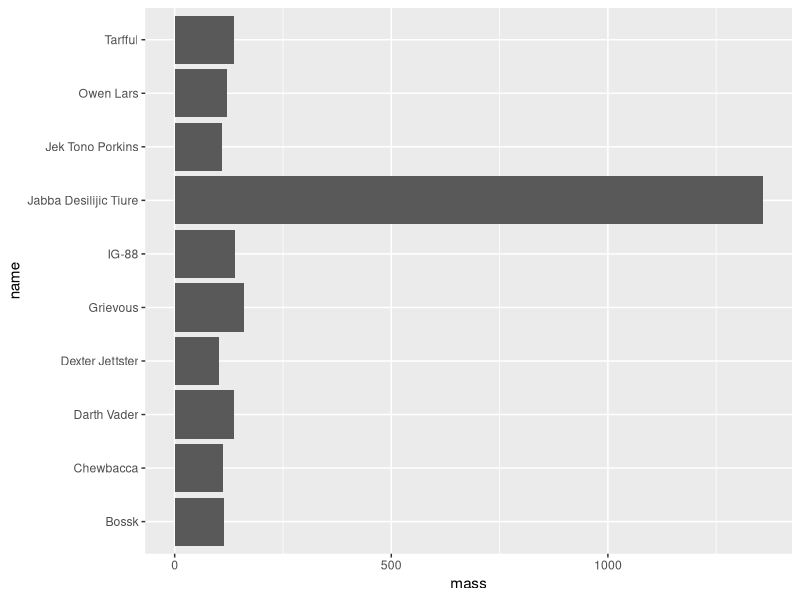

Recreate this plot in R.
library(dplyr)
library(ggplot2)

path <- "/some path I regret using later/data"
path2 <- "/secret2/data"

df <- starwars

df %>% 
  slice_max(mass, n = 10) %>% 
  ggplot() +
  geom_col(aes(mass, name))
  

